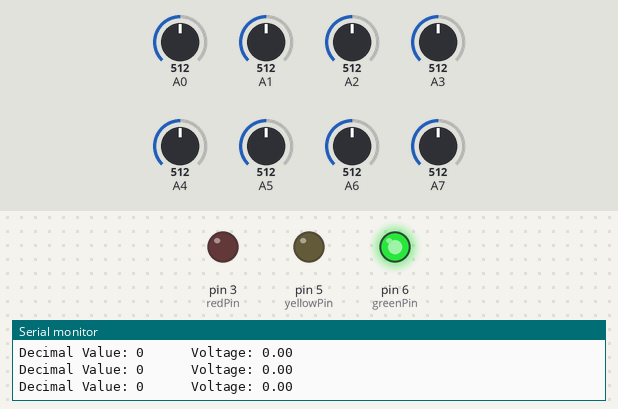
Bench run of a sketch on a simulated Arduino Uno, built with avr-gcc and run on an emulated ATmega328P. Shown: output pins drawn as LEDs (lit = HIGH), the last lines printed to the serial monitor. The inputs (shaded band) are chosen by the test bench; at power-on: A6 = 512, A7 = 512, A0 = 512, A1 = 512, A2 = 512, A3 = 512, A4 = 512, A5 = 512.

Above: at 1.2 s.
1.3 s: A6 set to 809
2.8 s: A6 set to 830
At 4.0 s:
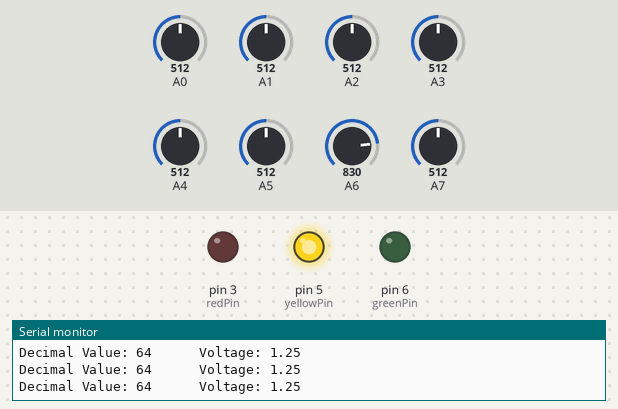
4.3 s: A7 set to 802
7.3 s: A7 set to 832
At 8.5 s:
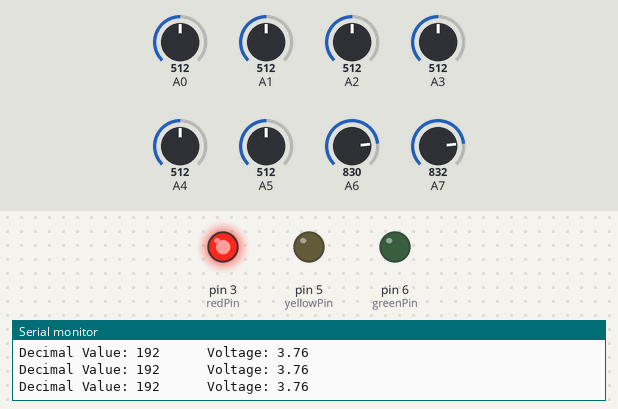
9.1 s: A7 set to 716
At 10.3 s:
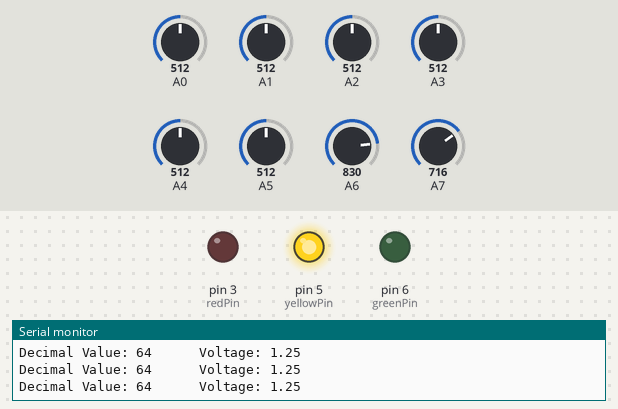
10.7 s: A7 set to 992
At 12.1 s:
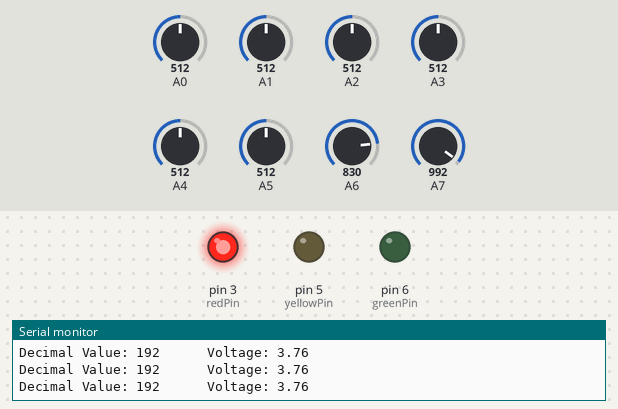
Timing chart, 0 to 13.4 s (numbered marks = the images above; inputs shaded):
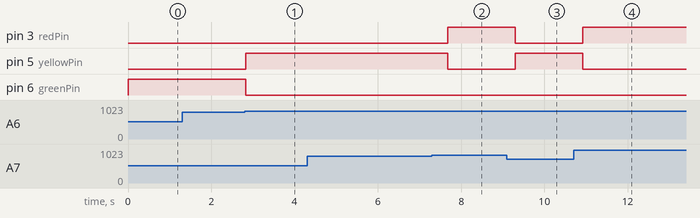

The sketch:

Electronics_2_Project.ino
```cpp
int redPin = 3;      // red LED connected to digital pin 3
int yellowPin = 5;   // yellow LED connected to digital pin 5
int greenPin = 6;    // green LED connected to digital pin 6

void setup() {
  pinMode(redPin, OUTPUT);
  pinMode(yellowPin, OUTPUT);
  pinMode(greenPin, OUTPUT);
  Serial.begin(9600);  // initialize serial communication at 9600 bits per second
}

void loop() {
  int binaryVals[8] = {0}; // initialize an array to store the binary values for each pin
  for (int i = 0; i < 8; i++) {
    int analogVal = analogRead(i); // read the analog voltage value at the current pin
    if (analogVal > 4*1023/5) { // if the voltage is above 4V (80% of 5V), set the binary value to 1
      binaryVals[i] = 1;
    } else { // if the voltage is below 4V, set the binary value to 0
      binaryVals[i] = 0;
    }
  }
  int decimalVal = 0; // initialize a variable to store the decimal value
  for (int i = 0; i < 8; i++) {
    decimalVal += binaryVals[i] * pow(2, i); // calculate the decimal value by adding the binary values of each pin
  }
  float voltageVal = decimalVal * (5.0 / 255.0);

  Serial.print("Decimal Value: ");
  Serial.print(decimalVal); // print the decimal value to the serial monitor
  Serial.print("      Voltage: ");
  Serial.println(voltageVal, 2);

  if (voltageVal > 3.0) {
    digitalWrite(redPin, HIGH);    // turn on red LED at full brightness
    digitalWrite(yellowPin, LOW);   // turn off yellow LED
    digitalWrite(greenPin, LOW);    // turn off green LED
  } else if (voltageVal > 1.0) {
    digitalWrite(redPin, LOW);      // turn off red LED
    digitalWrite(yellowPin, HIGH); // turn on yellow LED at full brightness
    digitalWrite(greenPin, LOW);    // turn off green LED
  } else {
    digitalWrite(redPin, LOW);      // turn off red LED
    digitalWrite(yellowPin, LOW);   // turn off yellow LED
    digitalWrite(greenPin, HIGH);  // turn on green LED at full brightness
  }

  delay(400); // wait for 100 milliseconds before reading the analog voltage values again
}
```

Measured:
- the behaviour switches between 818 and 819 on A6 (found by bisection; images 0 and 1)
- the behaviour switches between 818 and 819 on A7 (found by bisection; images 1 and 2)
- after the input at 2.8 s, pin 5 (yellowPin): LOW → HIGH at once; pin 6 (greenPin): HIGH → LOW at once
- after the input at 7.3 s, pin 3 (redPin): LOW → HIGH after 0.38 s; pin 5 (yellowPin): HIGH → LOW after 0.38 s
- after the input at 9.1 s, pin 3 (redPin): HIGH → LOW after 0.20 s; pin 5 (yellowPin): LOW → HIGH after 0.20 s
- after the input at 10.7 s, pin 3 (redPin): LOW → HIGH after 0.22 s; pin 5 (yellowPin): HIGH → LOW after 0.22 s
